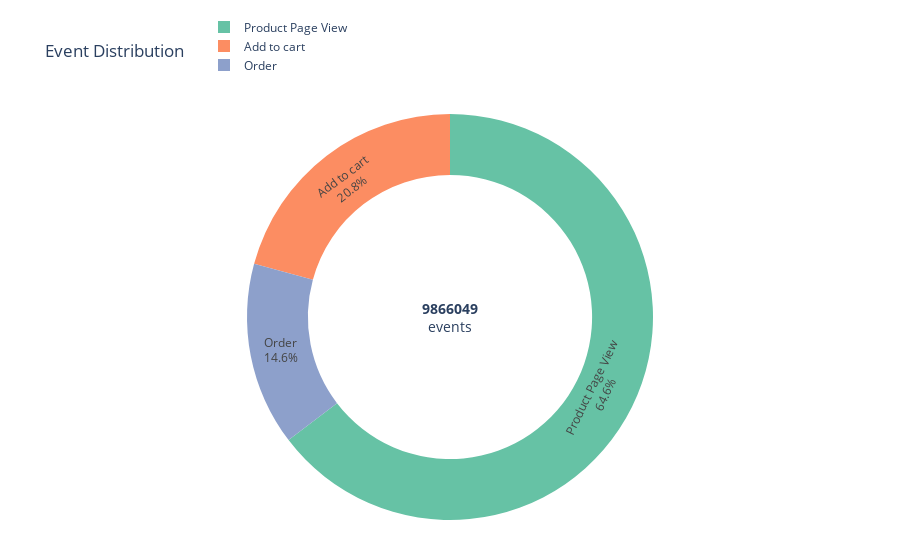

The cell this chart's notebook holds for it:
### Code cell
# Event distribution 
event_dist = pd.DataFrame({
    "event": list(infos["event_distribution"].keys()),
    "freq": list(infos["event_distribution"].values())
})

# Center text
center_text = (
    f"<b>{event_dist['freq'].sum()}</b><br>"
    "events"
)

# Donut chart
fig = px.pie(
    event_dist,
    names="event",
    values="freq",
    hole=0.7,
    color_discrete_sequence=px.colors.qualitative.Set2
)

fig.update_traces(textinfo="percent+label")

fig.update_layout(
    title="Event Distribution",
    annotations=[dict(
        text=center_text,
        x=0.5,
        y=0.5,
        showarrow=False,
        font_size=14
    )],
    legend=dict(
        orientation="v",
        x=0.2,
        y=1.25
    ),
    xaxis=dict(showgrid=False, zeroline=False, showticklabels=False),
    yaxis=dict(showgrid=False, zeroline=False, showticklabels=False),
    margin=dict(t=80, b=40, l=40, r=40)
)

fig.show()

### Figure 1 — Plotly figure (JSON) as saved in the notebook; plotly's stock layout.template omitted (floating-point values rounded to 4 significant figures)
{"data": [{"domain": {"x": [0, 1], "y": [0, 1]}, "hole": 0.7, "hovertemplate": "event=%{label}<br>freq=%{value}<extra></extra>", "labels": ["Product Page View", "Add to cart", "Order"], "legendgroup": "", "name": "", "showlegend": true, "textinfo": "percent+label", "type": "pie", "values": [6376627, 2050111, 1439311]}], "layout": {"annotations": [{"font": {"size": 14}, "showarrow": false, "text": "<b>9866049</b><br>events", "x": 0.5, "y": 0.5}], "legend": {"orientation": "v", "tracegroupgap": 0, "x": 0.2, "y": 1.25}, "margin": {"b": 40, "l": 40, "r": 40, "t": 80}, "piecolorway": ["rgb(102,194,165)", "rgb(252,141,98)", "rgb(141,160,203)", "rgb(231,138,195)", "rgb(166,216,84)", "rgb(255,217,47)", "rgb(229,196,148)", "rgb(179,179,179)"], "title": {"text": "Event Distribution"}, "xaxis": {"showgrid": false, "showticklabels": false, "zeroline": false}, "yaxis": {"showgrid": false, "showticklabels": false, "zeroline": false}}}
